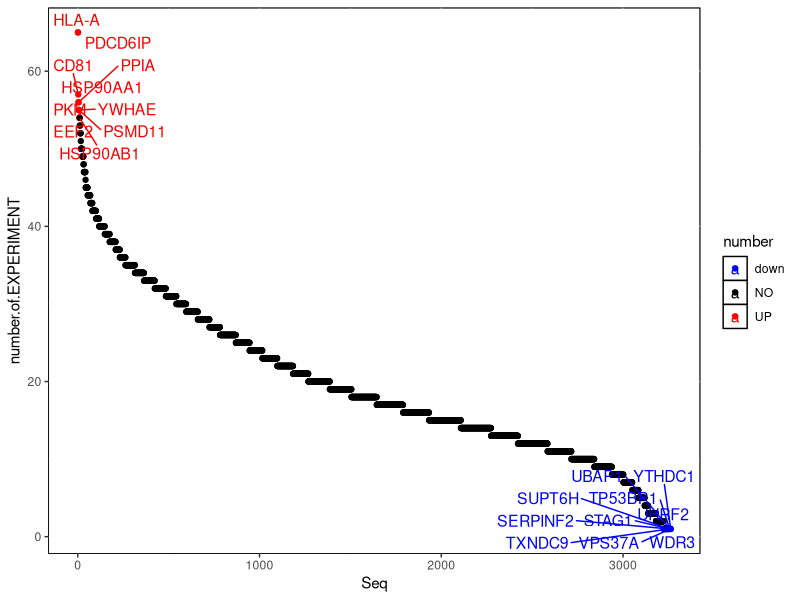
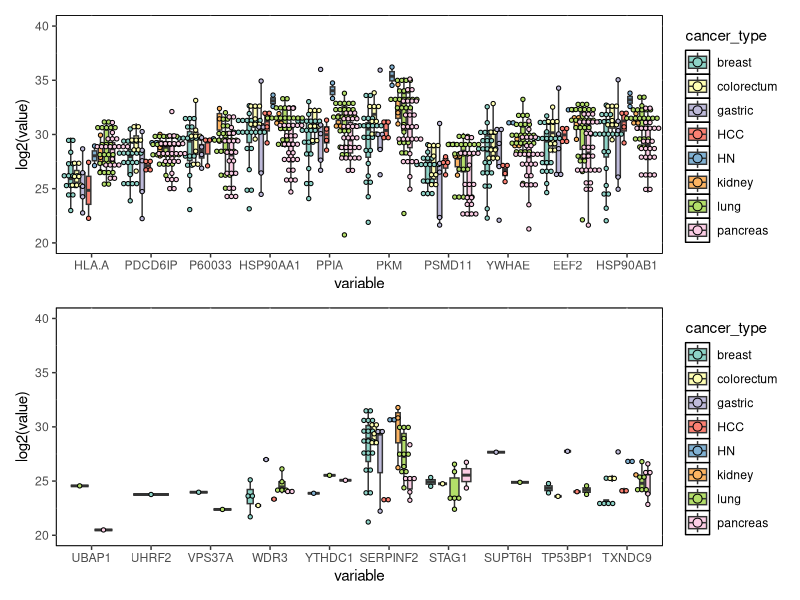

Recreate these plots in R, in order.
library(ggrepel)
##Graph theme 
my_theme <- theme(
   panel.grid = element_line(colour = "white"),
   panel.background = element_rect(fill = "white", color = "black"),
   panel.border = element_rect(fill = NA),
)


de<-read.table("Ev_vesiclepedia_cancertype_protein_3250.txt",sep="\t",header=T)

# add a column of NAs
de$number <- "NO"
de$number[de$number.of.EXPERIMENT > 54] <- "UP"
de$number[de$GENE.SYMBOL=="EEF2"] <- "UP"
de$number[de$GENE.SYMBOL=="HSP90AB1"] <- "UP"

##########
de$number[de$GENE.SYMBOL=="UBAP1"] <- "down"
de$number[de$GENE.SYMBOL=="UHRF2"] <- "down"
de$number[de$GENE.SYMBOL=="VPS37A"] <- "down"
de$number[de$GENE.SYMBOL=="WDR3"] <- "down"
de$number[de$GENE.SYMBOL=="YTHDC1"] <- "down"
de$number[de$GENE.SYMBOL=="SERPINF2"] <- "down"
de$number[de$GENE.SYMBOL=="STAG1"] <- "down"
de$number[de$GENE.SYMBOL=="SUPT6H"] <- "down"
de$number[de$GENE.SYMBOL=="TP53BP1"] <- "down"
de$number[de$GENE.SYMBOL=="TXNDC9"] <- "down"



de$delabel <- NA
de$delabel[de$number  != "NO"] <- de$GENE.SYMBOL[de$number  != "NO"]

ggplot(de, aes(x=Seq, y=number.of.EXPERIMENT, col=number, label=delabel)) + geom_point()+my_theme +
        geom_text_repel(size=4, max.overlaps=Inf) +
        scale_color_manual(values=c("blue","black", "red"))






library(MASS) 
library(reshape2) 
library(reshape) 
library(RColorBrewer)
library(ggpubr)
library(patchwork)


aa<-read.table("Experiment_10top_genes_Ayuko_q.txt",sep="\t",header=T)
bb<-read.table("Experiment_10bottom_genes_Ayuko_q.txt",sep="\t",header=T)
melt_aa <- melt(aa, id = c("cancer_type","Sample","type"))
melt_bb <- melt(bb, id = c("cancer_type","Sample","type"))


p1<-ggplot(melt_aa, aes(x=variable, y=log2(value), fill=cancer_type)) + geom_boxplot(width=0.6,position=position_dodge(0.8),outlier.shape = NA)+ my_theme +scale_fill_brewer(palette="Set3")+ylim(20,40)+geom_dotplot(aes(fill = cancer_type),dotsize=0.6,binaxis='y', stackdir='center', position = position_dodge(0.8))
p2<-ggplot(melt_bb, aes(x=variable, y=log2(value), fill=cancer_type)) + geom_boxplot(width=0.6,position=position_dodge(0.8),outlier.shape = NA)+ my_theme +scale_fill_brewer(palette="Set3")+ylim(20,40)+geom_dotplot(aes(fill = cancer_type),dotsize=0.6,binaxis='y', stackdir='center', position = position_dodge(0.8))



p1+p2+plot_layout(ncol = 1)



#+my_theme 
